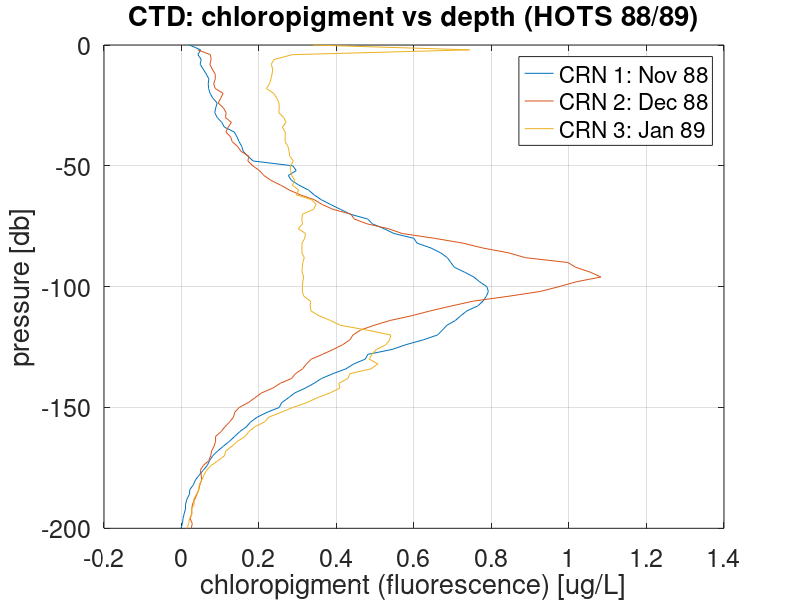

Here is the MATLAB script that generated this plot: (Note: this script raises an error after producing the figure.)
% File to open and examine HOTS chloropigment data (1988 - 2021).

% Clear/close unnecessary code, variables, etc.
close all; clc; clear;

% Set Figure Parameters
set(groot,'defaultAxesXGrid','on');
set(groot,'defaultAxesYGrid','on');
set(groot, 'defaultFigureUnits', 'centimeters', 'defaultFigurePosition', [5 5 40 15]);
set(0,'defaultAxesFontSize',18);

%% Open data file and extract variables
data = importdata('data/hots-chloropigment.txt').data;

crn = data(:,1);
day = data(:,2);
pressure = data(:,3);
chloro = data(:,4);

chloro(chloro==-9) = NaN;

%% Examine First Days of Data

ax1 = figure;
plot(chloro(1:101),-pressure(1:101),'DisplayName','CRN 1: Nov 88');
hold on
plot(chloro(102:202),-pressure(102:202),'DisplayName','CRN 2: Dec 88');
plot(chloro(203:303),-pressure(203:303),'DisplayName','CRN 3: Jan 89');
hold off
legend();
ylabel('pressure [db]');
xlabel('chloropigment (fluorescence) [ug/L]');
title('CTD: chloropigment vs depth (HOTS 88/89)');

exportgraphics(ax1,'figures/ctd-day-1.png');

%% Chlorophyll Depth- and Time-Series (1988-2022)

chloro2D = reshape(chloro,101,[]);
days = day + datetime(1988,09,30);
days = reshape(days,101,[]);
pres = reshape(pressure,101,[]);

[t_grid,p_grid] = meshgrid(datenum(days(1,:)),pres(:,1));

ax2 = figure;
[a,b] = contourf(t_grid,-p_grid,chloro2D,'LineColor','auto');
datetick('x','yyyy mmm','keeplimits');
colormap(flipud(cbrewer2('Spectral')));
c = colorbar;
c.Label.String = 'chloropigment (fluorescence) [ug/L]';
xlabel('Time');
ylabel('Depth [db]');
title('DCM Time Series: 1988 - 2021');

exportgraphics(ax2,'figures/fluorescence-1988-2021.png');
